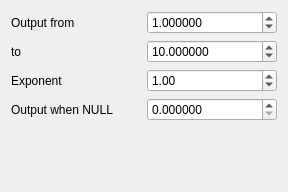
<?xml version="1.0" encoding="UTF-8"?>
<ui version="4.0">
 <class>PropertyGenericNumericAssistant</class>
 <widget class="QWidget" name="PropertyGenericNumericAssistant">
  <property name="geometry">
   <rect>
    <x>0</x>
    <y>0</y>
    <width>288</width>
    <height>192</height>
   </rect>
  </property>
  <layout class="QGridLayout" name="gridLayout_2" columnstretch="0,0">
   <item row="1" column="1">
    <widget class="QgsDoubleSpinBox" name="maxOutputSpinBox">
     <property name="decimals">
      <number>6</number>
     </property>
     <property name="maximum">
      <double>99999999.000000000000000</double>
     </property>
     <property name="value">
      <double>10.000000000000000</double>
     </property>
    </widget>
   </item>
   <item row="0" column="0">
    <widget class="QLabel" name="label_5">
     <property name="text">
      <string>Output from</string>
     </property>
    </widget>
   </item>
   <item row="3" column="0">
    <widget class="QLabel" name="label_8">
     <property name="text">
      <string>Output when NULL</string>
     </property>
    </widget>
   </item>
   <item row="2" column="0">
    <widget class="QLabel" name="label_2">
     <property name="text">
      <string>Exponent</string>
     </property>
    </widget>
   </item>
   <item row="3" column="1">
    <widget class="QgsDoubleSpinBox" name="nullOutputSpinBox">
     <property name="decimals">
      <number>6</number>
     </property>
     <property name="maximum">
      <double>99999999.000000000000000</double>
     </property>
     <property name="singleStep">
      <double>0.100000000000000</double>
     </property>
    </widget>
   </item>
   <item row="2" column="1">
    <widget class="QgsDoubleSpinBox" name="exponentSpinBox">
     <property name="minimum">
      <double>0.000000000000000</double>
     </property>
     <property name="singleStep">
      <double>0.050000000000000</double>
     </property>
     <property name="value">
      <double>1.000000000000000</double>
     </property>
    </widget>
   </item>
   <item row="1" column="0">
    <widget class="QLabel" name="label_6">
     <property name="text">
      <string>to</string>
     </property>
    </widget>
   </item>
   <item row="0" column="1">
    <widget class="QgsDoubleSpinBox" name="minOutputSpinBox">
     <property name="decimals">
      <number>6</number>
     </property>
     <property name="minimum">
      <double>0.000000000000000</double>
     </property>
     <property name="maximum">
      <double>99999999.000000000000000</double>
     </property>
     <property name="value">
      <double>1.000000000000000</double>
     </property>
    </widget>
   </item>
   <item row="4" column="0">
    <spacer name="verticalSpacer">
     <property name="orientation">
      <enum>Qt::Vertical</enum>
     </property>
     <property name="sizeHint" stdset="0">
      <size>
       <width>20</width>
       <height>40</height>
      </size>
     </property>
    </spacer>
   </item>
  </layout>
 </widget>
 <customwidgets>
  <customwidget>
   <class>QgsDoubleSpinBox</class>
   <extends>QDoubleSpinBox</extends>
   <header>qgsdoublespinbox.h</header>
  </customwidget>
 </customwidgets>
 <tabstops>
  <tabstop>minOutputSpinBox</tabstop>
  <tabstop>maxOutputSpinBox</tabstop>
  <tabstop>exponentSpinBox</tabstop>
  <tabstop>nullOutputSpinBox</tabstop>
 </tabstops>
 <resources/>
 <connections/>
</ui>
